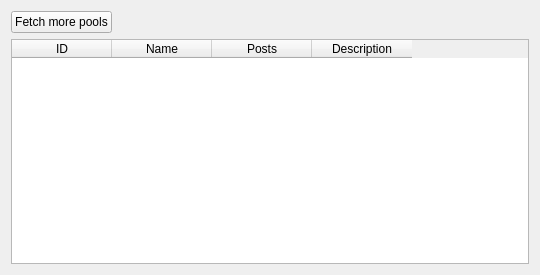
<?xml version="1.0" encoding="UTF-8"?>
<ui version="4.0">
 <class>PoolWidget</class>
 <widget class="QWidget" name="PoolWidget">
  <property name="geometry">
   <rect>
    <x>0</x>
    <y>0</y>
    <width>540</width>
    <height>275</height>
   </rect>
  </property>
  <property name="windowTitle">
   <string/>
  </property>
  <layout class="QGridLayout" name="gridLayout">
   <item row="0" column="0">
    <widget class="KPushButton" name="fetchButton">
     <property name="text">
      <string>Fetch more pools</string>
     </property>
    </widget>
   </item>
   <item row="0" column="1">
    <spacer name="horizontalSpacer">
     <property name="orientation">
      <enum>Qt::Horizontal</enum>
     </property>
     <property name="sizeHint" stdset="0">
      <size>
       <width>430</width>
       <height>22</height>
      </size>
     </property>
    </spacer>
   </item>
   <item row="1" column="0" colspan="2">
    <widget class="QTableWidget" name="poolTable">
     <property name="editTriggers">
      <set>QAbstractItemView::NoEditTriggers</set>
     </property>
     <attribute name="horizontalHeaderVisible">
      <bool>true</bool>
     </attribute>
     <attribute name="verticalHeaderVisible">
      <bool>false</bool>
     </attribute>
     <column>
      <property name="text">
       <string>ID</string>
      </property>
     </column>
     <column>
      <property name="text">
       <string>Name</string>
      </property>
     </column>
     <column>
      <property name="text">
       <string>Posts</string>
      </property>
     </column>
     <column>
      <property name="text">
       <string>Description</string>
      </property>
     </column>
    </widget>
   </item>
  </layout>
 </widget>
 <customwidgets>
  <customwidget>
   <class>KPushButton</class>
   <extends>QPushButton</extends>
   <header>kpushbutton.h</header>
  </customwidget>
 </customwidgets>
 <resources/>
 <connections/>
</ui>
